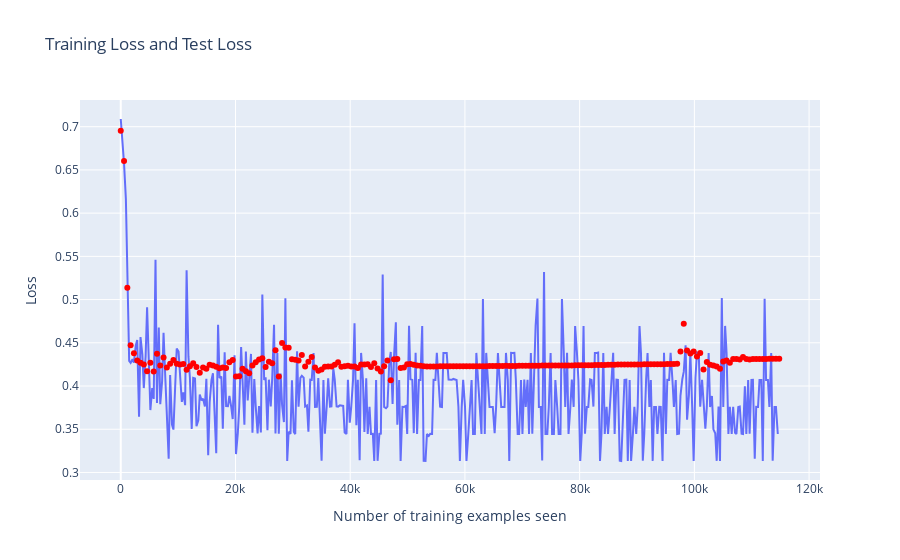

Notebook source saved alongside this figure:
### Code cell
fig = px.line(x=train_counter_all2, y=train_losses_all2, title='Training Loss and Test Loss')
fig.add_trace(
    px.scatter(x=test_counter2,
               y=test_losses2,
               color_discrete_sequence=['red']).data[0])
fig.update_layout(
    xaxis_title='Number of training examples seen',
    yaxis_title='Loss',
    )
fig.show()

### Figure 1 — Plotly figure (JSON) as saved in the notebook; plotly's stock layout.template omitted (floating-point values rounded to 4 significant figures; data arrays with more than 128 entries replaced by an {"elided": "..."} marker saying what was removed)
{"data": [{"hovertemplate": "x=%{x}<br>y=%{y}<extra></extra>", "legendgroup": "", "line": {"color": "#636efa", "dash": "solid"}, "marker": {"symbol": "circle"}, "mode": "lines", "name": "", "orientation": "v", "showlegend": false, "type": "scatter", "x": {"elided": "400 int values"}, "xaxis": "x", "y": {"elided": "400 float values"}, "yaxis": "y"}, {"hovertemplate": "x=%{x}<br>y=%{y}<extra></extra>", "legendgroup": "", "marker": {"color": "red", "symbol": "circle"}, "mode": "markers", "name": "", "orientation": "v", "showlegend": false, "type": "scatter", "x": {"elided": "201 int values"}, "xaxis": "x", "y": {"elided": "201 float values"}, "yaxis": "y"}], "layout": {"legend": {"tracegroupgap": 0}, "title": {"text": "Training Loss and Test Loss"}, "xaxis": {"anchor": "y", "domain": [0, 1], "title": {"text": "Number of training examples seen"}}, "yaxis": {"anchor": "x", "domain": [0, 1], "title": {"text": "Loss"}}}}
